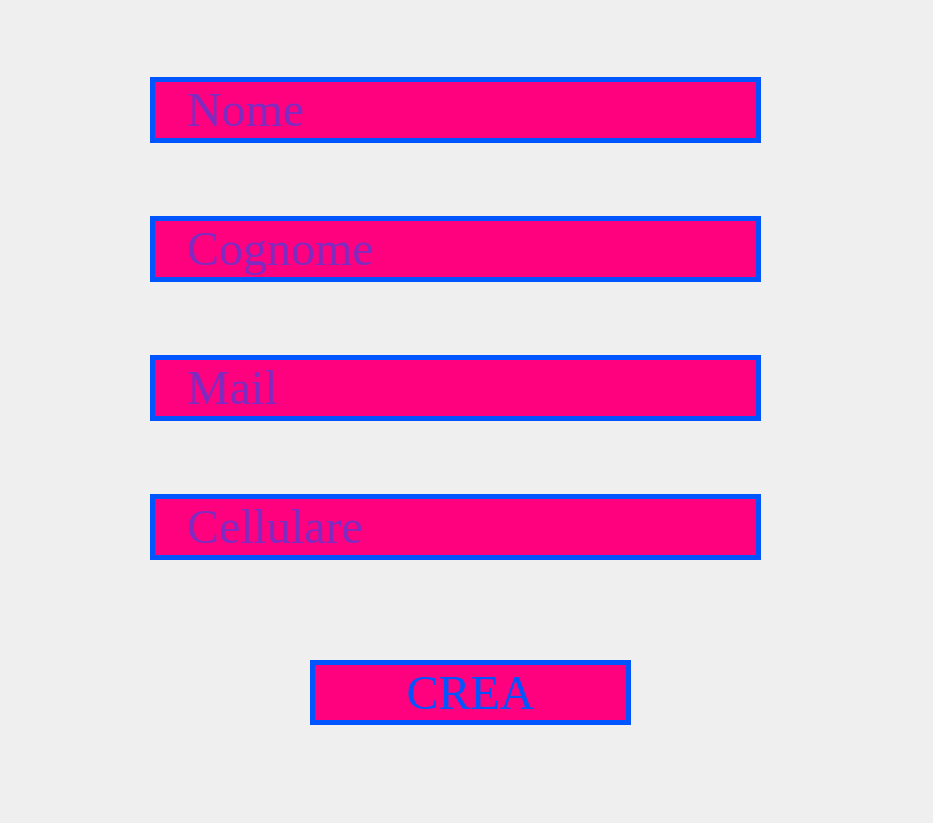
<?xml version="1.0" encoding="UTF-8"?>
<ui version="4.0">
 <class>Form</class>
 <widget class="QWidget" name="Form">
  <property name="geometry">
   <rect>
    <x>0</x>
    <y>0</y>
    <width>933</width>
    <height>823</height>
   </rect>
  </property>
  <property name="windowTitle">
   <string>Inserisci Dipendente</string>
  </property>
  <widget class="QLabel" name="label">
   <property name="geometry">
    <rect>
     <x>0</x>
     <y>0</y>
     <width>1401</width>
     <height>831</height>
    </rect>
   </property>
   <property name="text">
    <string/>
   </property>
   <property name="pixmap">
    <pixmap resource="testqrc.qrc">:/testBackground/sfondo.jpg</pixmap>
   </property>
   <property name="scaledContents">
    <bool>true</bool>
   </property>
  </widget>
  <widget class="QWidget" name="gridLayoutWidget">
   <property name="geometry">
    <rect>
     <x>150</x>
     <y>10</y>
     <width>611</width>
     <height>621</height>
    </rect>
   </property>
   <layout class="QGridLayout" name="gridLayout">
    <item row="1" column="0">
     <widget class="QLineEdit" name="lineEdit_7">
      <property name="font">
       <font>
        <family>Times New Roman</family>
        <pointsize>36</pointsize>
       </font>
      </property>
      <property name="styleSheet">
       <string notr="true">QLineEdit{
	border: 5px solid rgb(0, 85, 255);
	background-color: rgb(255, 0, 127);
	padding-left: 30px;
	padding-right: 30px;
	color: rgb(0, 85, 255);
}

QLineEdit:hover
{
	border: 5px solid rgb(255, 0, 255);
	background-color: rgb(255, 85, 0);
	padding-left: 30px;
	padding-right: 30px;
}

QLineEdit: focus
{
	border: 2px solid rgb(255, 239, 14);
}</string>
      </property>
      <property name="placeholderText">
       <string>Cognome</string>
      </property>
     </widget>
    </item>
    <item row="2" column="0">
     <widget class="QLineEdit" name="lineEdit_6">
      <property name="font">
       <font>
        <family>Times New Roman</family>
        <pointsize>36</pointsize>
       </font>
      </property>
      <property name="styleSheet">
       <string notr="true">QLineEdit{
	border: 5px solid rgb(0, 85, 255);
	background-color: rgb(255, 0, 127);
	padding-left: 30px;
	padding-right: 30px;
	color: rgb(0, 85, 255);
}

QLineEdit:hover
{
	border: 5px solid rgb(255, 0, 255);
	background-color: rgb(255, 85, 0);
	padding-left: 30px;
	padding-right: 30px;
}

QLineEdit: focus
{
	border: 2px solid rgb(255, 239, 14);
}</string>
      </property>
      <property name="placeholderText">
       <string>Mail</string>
      </property>
     </widget>
    </item>
    <item row="0" column="0">
     <widget class="QLineEdit" name="lineEdit_3">
      <property name="font">
       <font>
        <family>Times New Roman</family>
        <pointsize>36</pointsize>
       </font>
      </property>
      <property name="styleSheet">
       <string notr="true">QLineEdit{
	border: 5px solid rgb(0, 85, 255);
	background-color: rgb(255, 0, 127);
	padding-left: 30px;
	padding-right: 30px;
	color: rgb(0, 85, 255);
}

QLineEdit:hover
{
	border: 5px solid rgb(255, 0, 255);
	background-color: rgb(255, 85, 0);
	padding-left: 30px;
	padding-right: 30px;
}

QLineEdit: focus
{
	border: 2px solid rgb(255, 239, 14);
}</string>
      </property>
      <property name="text">
       <string/>
      </property>
      <property name="placeholderText">
       <string>Nome</string>
      </property>
     </widget>
    </item>
    <item row="3" column="0">
     <widget class="QLineEdit" name="lineEdit_2">
      <property name="font">
       <font>
        <family>Times New Roman</family>
        <pointsize>36</pointsize>
       </font>
      </property>
      <property name="styleSheet">
       <string notr="true">QLineEdit{
	border: 5px solid rgb(0, 85, 255);
	background-color: rgb(255, 0, 127);
	padding-left: 30px;
	padding-right: 30px;
	color: rgb(0, 85, 255);
}

QLineEdit:hover
{
	border: 5px solid rgb(255, 0, 255);
	background-color: rgb(255, 85, 0);
	padding-left: 30px;
	padding-right: 30px;
}

QLineEdit: focus
{
	border: 2px solid rgb(255, 239, 14);
}</string>
      </property>
      <property name="placeholderText">
       <string>Cellulare</string>
      </property>
     </widget>
    </item>
   </layout>
  </widget>
  <widget class="QPushButton" name="pushButton">
   <property name="geometry">
    <rect>
     <x>310</x>
     <y>660</y>
     <width>321</width>
     <height>65</height>
    </rect>
   </property>
   <property name="font">
    <font>
     <family>Times New Roman</family>
     <pointsize>36</pointsize>
    </font>
   </property>
   <property name="styleSheet">
    <string notr="true">QPushButton
{
	border: 5px solid rgb(0, 85, 255);
	background-color: rgb(255, 0, 127);
	padding-left: 30px;
	padding-right: 30px;
	color: rgb(0, 85, 255);
}

QPushButton:hover
{
	border: 5px solid rgb(255, 0, 255);
	background-color: rgb(255, 85, 0);
	padding-left: 30px;
	padding-right: 30px;
}

QLineEdit: pressed
{
	border: 5px solid rgb(255, 239, 14);
	background-color: rgb(255, 170, 0)
	padding-left: 30px;
	padding-right: 30px;
}
</string>
   </property>
   <property name="text">
    <string>CREA</string>
   </property>
  </widget>
 </widget>
 <resources>
  <include location="testqrc.qrc"/>
 </resources>
 <connections/>
</ui>
